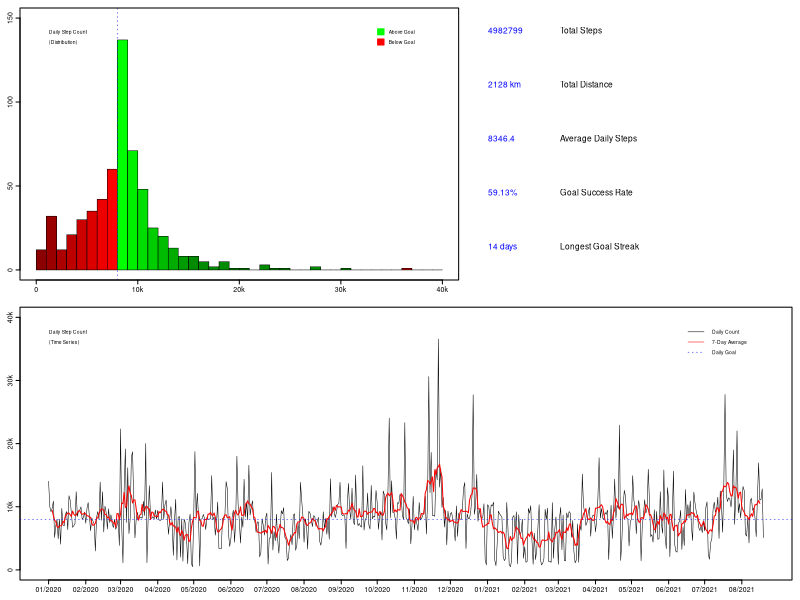

Here is the R script that generated this plot: (Note: this script raises an error after producing the figure.)
##### Load libraries and initialise data ------------------------------------------------------------------

# Load libraries
library(tidyverse)
library(zoo)
library(grid)
library(gridBase)

# Load in step data
data <- read.csv("StepData.csv")

names(data)[1] <- "Year"
data <- mutate(data, Date = as.Date(paste(Month, Day, Year, sep = "/"), "%m/%d/%Y"))





##### Plot distribution of daily step counts --------------------------------------------------------------

# Function to generate histogram
hPlot <- function(){
  par(lwd = 0.5)
  histColours <-  c(colorRampPalette(c("red4", "red"), 0.5)(8), 
                    colorRampPalette(c("green", "green4"))(8), rep("green4", 16))
  hist(data$Steps, breaks = seq(0, 40000, by = 1000), xlab = "", xaxt = "n",
       ylab = "", yaxt = "n", col = histColours, main = "", ylim = c(0, 150))
  axis(side = 1, at = seq(0, 40000, by = 10000), labels = c("0", "10k", "20k", "30k", "40k"))
  axis(side = 2, at = seq(0, 150, by = 50), labels = TRUE, mgp = c(0, 0.17, 0))
  abline(v = 8000, col = "blue", lty = 3, lwd = 0.5)
  box(lwd = 1)}





##### Plot moving average and daily counts ----------------------------------------------------------------

# Function to generate time series plot
tPlot <- function(){
  plot(data$Date, data$Steps, type = "l", ylim = c(0, 40000), xlab = "", xaxt = "n",
       ylab = "", yaxt = "n", lwd = 0.5)
  axis.Date(1, at = seq(min(data$Date), max(data$Date), by = "1 mon"), format = "%m/%Y")
  axis(side = 2, at = seq(0, 40000, by = 10000), labels = c("0", "10k", "20k", "30k", "40k"),
       mgp = c(0, 0.17, 0))
  lines(data$Date, rollmean(data$Steps, 7, fill = list(NA, NULL, NA)), col = "red", lwd = 1)
  abline(h = 8000, col = "blue", lty = 3, lwd = 0.5)}





##### Get overall step count stats ------------------------------------------------------------------------

# Get longest goal streak
goalStreak <- rle(data$Steps >= 8000)
goalStreak <- max(goalStreak$lengths[goalStreak$values == TRUE])

# Calculate total steps, total distance, and average daily steps
# Also calculate rate that goal is met; include longest goal streak
stepStats <- c(sum(data$Steps),
               round(sum(data$Steps)*0.427/1000, 0),
               round(mean(data$Steps), 2),
               round(length(data$Steps[data$Steps >= 8000])/nrow(data)*100, 2),
               goalStreak)





##### Combine plots into a single canvas ------------------------------------------------------------------

# Prepare graphics device
tiff(filename = "StepData.tif", width = 3304, height = 2272, units = "px", res = 800, compression = "lzw")

# Create blank page
grid.newpage()
plot.new()

# Set grid layout and activate it
gly <- grid.layout(800, 1200)
pushViewport(viewport(layout = gly))

# Plot step count time series
pushViewport(vp = viewport(layout.pos.row = 400:800, layout.pos.col = 1:1200))
par(fig = gridFIG(), mar = c(1, 1, 0.4, 0.4), cex.axis = 0.42, tcl = -0.2, mgp = c(0, -0.2, 0))
par(new = TRUE)
tPlot()
popViewport()

# Plot step count histogram
pushViewport(vp = viewport(layout.pos.row = 1:400, layout.pos.col = 1:700))
par(fig = gridFIG(), mar = c(1, 1, 0.4, 0.4), cex.axis = 0.42, tcl = -0.2, mgp = c(0, -0.2, 0))
par(new = TRUE)
hPlot()
popViewport()

# Create figure labels
grid.text(label = c("Daily Step Count", "(Distribution)", "Daily Step Count", "(Time Series)"),
          x = rep(0.061, 4), y = c(0.947, 0.930, 0.447, 0.430), hjust = 0, gp = gpar(cex = 0.3))
popViewport()

# Create legend (top)
grid.text(label = c("Above Goal", "Below Goal"),
          x = rep(0.486, 2), y = c(0.947, 0.930),
          hjust = 0, gp = gpar(cex = 0.3))
grid.rect(x = rep(0.476, 2), y = c(0.947, 0.930),
          width = rep(0.008, 2), height = rep(0.010, 2),
          gp = gpar(col = c("green", "red"), fill = c("green", "red")))

# Create legend (bottom)
grid.text(label = c("Daily Count", "7-Day Average", "Daily Goal"),
          x = rep(0.890, 3), y = c(0.447, 0.430, 0.413),
          hjust = 0, gp = gpar(cex = 0.3))
grid.segments(x0 = rep(0.860, 3), y0 = c(0.447, 0.430, 0.413),
              x1 = rep(0.880, 3), y1 = c(0.447, 0.430, 0.413),
              gp = gpar(col = c("black", "red", "blue"), lty = c(1, 1, 3), lwd = 0.5))

# summary stats
grid.text(label = c(paste0(stepStats[1]), "Total Steps",
                    paste0(stepStats[2], " km"), "Total Distance",
                    paste0(stepStats[3]), "Average Daily Steps",
                    paste0(stepStats[4], "%"), "Goal Success Rate",
                    paste0(stepStats[5], " days"), "Longest Goal Streak"),
          x = c(0.610, 0.700, 0.610, 0.700, 0.610, 0.700, 0.610, 0.700, 0.610, 0.700),
          y = c(rep(0.95, 2), rep(0.86, 2), rep(0.77, 2), rep(0.68, 2), rep(0.59, 2)),
          hjust = 0, gp = gpar(cex = 0.5, col = rep(c("blue", "black"), 5)))

# Deactivate grid layout; finalise graphics save
popViewport()
dev.off()
